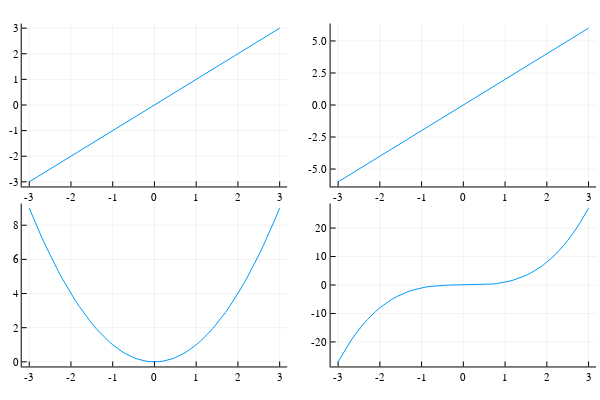

The notebook cell this image was saved under:
### Code cell
p1 = plot(x,x)
p2 = plot(x,x.*2)
p3 = plot(x,x.^2)
p4= plot(x,x.^3)
plot(p1,p2,p3,p4,layout=(2,2),legend=false)

### Figure 1 — Plotly figure (JSON) as saved in the notebook; plotly's stock layout.template omitted (floating-point values rounded to 4 significant figures)
{"data": [{"colorbar": {"title": ""}, "legendgroup": "y1", "line": {"color": "rgba(0, 154, 250, 1.000)", "dash": "solid", "shape": "linear", "width": 1}, "mode": "lines", "name": "y1", "showlegend": true, "type": "scatter", "x": [-3, -2.9, -2.8, -2.7, -2.6, -2.5, -2.4, -2.3, -2.2, -2.1, -2, -1.9, -1.8, -1.7, -1.6, -1.5, -1.4, -1.3, -1.2, -1.1, -1, -0.9, -0.8, -0.7, -0.6, -0.5, -0.4, -0.3, -0.2, -0.1, 0, 0.1, 0.2, 0.3, 0.4, 0.5, 0.6, 0.7, 0.8, 0.9, 1, 1.1, 1.2, 1.3, 1.4, 1.5, 1.6, 1.7, 1.8, 1.9, 2, 2.1, 2.2, 2.3, 2.4, 2.5, 2.6, 2.7, 2.8, 2.9, 3], "xaxis": "x1", "y": [-3, -2.9, -2.8, -2.7, -2.6, -2.5, -2.4, -2.3, -2.2, -2.1, -2, -1.9, -1.8, -1.7, -1.6, -1.5, -1.4, -1.3, -1.2, -1.1, -1, -0.9, -0.8, -0.7, -0.6, -0.5, -0.4, -0.3, -0.2, -0.1, 0, 0.1, 0.2, 0.3, 0.4, 0.5, 0.6, 0.7, 0.8, 0.9, 1, 1.1, 1.2, 1.3, 1.4, 1.5, 1.6, 1.7, 1.8, 1.9, 2, 2.1, 2.2, 2.3, 2.4, 2.5, 2.6, 2.7, 2.8, 2.9, 3], "yaxis": "y1", "zmax": null, "zmin": null}, {"colorbar": {"title": ""}, "legendgroup": "y1", "line": {"color": "rgba(0, 154, 250, 1.000)", "dash": "solid", "shape": "linear", "width": 1}, "mode": "lines", "name": "y1", "showlegend": true, "type": "scatter", "x": [-3, -2.9, -2.8, -2.7, -2.6, -2.5, -2.4, -2.3, -2.2, -2.1, -2, -1.9, -1.8, -1.7, -1.6, -1.5, -1.4, -1.3, -1.2, -1.1, -1, -0.9, -0.8, -0.7, -0.6, -0.5, -0.4, -0.3, -0.2, -0.1, 0, 0.1, 0.2, 0.3, 0.4, 0.5, 0.6, 0.7, 0.8, 0.9, 1, 1.1, 1.2, 1.3, 1.4, 1.5, 1.6, 1.7, 1.8, 1.9, 2, 2.1, 2.2, 2.3, 2.4, 2.5, 2.6, 2.7, 2.8, 2.9, 3], "xaxis": "x2", "y": [-6, -5.8, -5.6, -5.4, -5.2, -5, -4.8, -4.6, -4.4, -4.2, -4, -3.8, -3.6, -3.4, -3.2, -3, -2.8, -2.6, -2.4, -2.2, -2, -1.8, -1.6, -1.4, -1.2, -1, -0.8, -0.6, -0.4, -0.2, 0, 0.2, 0.4, 0.6, 0.8, 1, 1.2, 1.4, 1.6, 1.8, 2, 2.2, 2.4, 2.6, 2.8, 3, 3.2, 3.4, 3.6, 3.8, 4, 4.2, 4.4, 4.6, 4.8, 5, 5.2, 5.4, 5.6, 5.8, 6], "yaxis": "y2", "zmax": null, "zmin": null}, {"colorbar": {"title": ""}, "legendgroup": "y1", "line": {"color": "rgba(0, 154, 250, 1.000)", "dash": "solid", "shape": "linear", "width": 1}, "mode": "lines", "name": "y1", "showlegend": true, "type": "scatter", "x": [-3, -2.9, -2.8, -2.7, -2.6, -2.5, -2.4, -2.3, -2.2, -2.1, -2, -1.9, -1.8, -1.7, -1.6, -1.5, -1.4, -1.3, -1.2, -1.1, -1, -0.9, -0.8, -0.7, -0.6, -0.5, -0.4, -0.3, -0.2, -0.1, 0, 0.1, 0.2, 0.3, 0.4, 0.5, 0.6, 0.7, 0.8, 0.9, 1, 1.1, 1.2, 1.3, 1.4, 1.5, 1.6, 1.7, 1.8, 1.9, 2, 2.1, 2.2, 2.3, 2.4, 2.5, 2.6, 2.7, 2.8, 2.9, 3], "xaxis": "x3", "y": [9, 8.41, 7.84, 7.29, 6.76, 6.25, 5.76, 5.29, 4.84, 4.41, 4, 3.61, 3.24, 2.89, 2.56, 2.25, 1.96, 1.69, 1.44, 1.21, 1, 0.81, 0.64, 0.49, 0.36, 0.25, 0.16, 0.09, 0.04, 0.01, 0, 0.01, 0.04, 0.09, 0.16, 0.25, 0.36, 0.49, 0.64, 0.81, 1, 1.21, 1.44, 1.69, 1.96, 2.25, 2.56, 2.89, 3.24, 3.61, 4, 4.41, 4.84, 5.29, 5.76, 6.25, 6.76, 7.29, 7.84, 8.41, 9], "yaxis": "y3", "zmax": null, "zmin": null}, {"colorbar": {"title": ""}, "legendgroup": "y1", "line": {"color": "rgba(0, 154, 250, 1.000)", "dash": "solid", "shape": "linear", "width": 1}, "mode": "lines", "name": "y1", "showlegend": true, "type": "scatter", "x": [-3, -2.9, -2.8, -2.7, -2.6, -2.5, -2.4, -2.3, -2.2, -2.1, -2, -1.9, -1.8, -1.7, -1.6, -1.5, -1.4, -1.3, -1.2, -1.1, -1, -0.9, -0.8, -0.7, -0.6, -0.5, -0.4, -0.3, -0.2, -0.1, 0, 0.1, 0.2, 0.3, 0.4, 0.5, 0.6, 0.7, 0.8, 0.9, 1, 1.1, 1.2, 1.3, 1.4, 1.5, 1.6, 1.7, 1.8, 1.9, 2, 2.1, 2.2, 2.3, 2.4, 2.5, 2.6, 2.7, 2.8, 2.9, 3], "xaxis": "x4", "y": [-27, -24.39, -21.95, -19.68, -17.58, -15.62, -13.82, -12.17, -10.65, -9.261, -8, -6.859, -5.832, -4.913, -4.096, -3.375, -2.744, -2.197, -1.728, -1.331, -1, -0.729, -0.512, -0.343, -0.216, -0.125, -0.064, -0.027, -0.008, -0.001, 0, 0.001, 0.008, 0.027, 0.064, 0.125, 0.216, 0.343, 0.512, 0.729, 1, 1.331, 1.728, 2.197, 2.744, 3.375, 4.096, 4.913, 5.832, 6.859, 8, 9.261, 10.65, 12.17, 13.82, 15.62, 17.58, 19.68, 21.95, 24.39, 27], "yaxis": "y4", "zmax": null, "zmin": null}], "layout": {"annotations": [], "height": 400, "margin": {"b": 20, "l": 0, "r": 0, "t": 20}, "paper_bgcolor": "rgba(255, 255, 255, 1.000)", "plot_bgcolor": "rgba(255, 255, 255, 1.000)", "showlegend": false, "width": 600, "xaxis1": {"anchor": "y1", "domain": [0.03619, 0.4786], "gridcolor": "rgba(0, 0, 0, 0.100)", "gridwidth": 0.5, "linecolor": "rgba(0, 0, 0, 1.000)", "mirror": false, "range": [-3.18, 3.18], "showgrid": true, "showline": true, "showticklabels": true, "tickangle": 0, "tickcolor": "rgb(0, 0, 0)", "tickfont": {"color": "rgba(0, 0, 0, 1.000)", "family": "sans-serif", "size": 11}, "tickmode": "array", "ticks": "inside", "ticktext": ["-3", "-2", "-1", "0", "1", "2", "3"], "tickvals": [-3, -2, -1, 0, 1, 2, 3], "title": "", "titlefont": {"color": "rgba(0, 0, 0, 1.000)", "family": "sans-serif", "size": 15}, "type": "-", "visible": true, "zeroline": false, "zerolinecolor": "rgba(0, 0, 0, 1.000)"}, "xaxis2": {"anchor": "y2", "domain": [0.551, 0.9934], "gridcolor": "rgba(0, 0, 0, 0.100)", "gridwidth": 0.5, "linecolor": "rgba(0, 0, 0, 1.000)", "mirror": false, "range": [-3.18, 3.18], "showgrid": true, "showline": true, "showticklabels": true, "tickangle": 0, "tickcolor": "rgb(0, 0, 0)", "tickfont": {"color": "rgba(0, 0, 0, 1.000)", "family": "sans-serif", "size": 11}, "tickmode": "array", "ticks": "inside", "ticktext": ["-3", "-2", "-1", "0", "1", "2", "3"], "tickvals": [-3, -2, -1, 0, 1, 2, 3], "title": "", "titlefont": {"color": "rgba(0, 0, 0, 1.000)", "family": "sans-serif", "size": 15}, "type": "-", "visible": true, "zeroline": false, "zerolinecolor": "rgba(0, 0, 0, 1.000)"}, "xaxis3": {"anchor": "y3", "domain": [0.03619, 0.4786], "gridcolor": "rgba(0, 0, 0, 0.100)", "gridwidth": 0.5, "linecolor": "rgba(0, 0, 0, 1.000)", "mirror": false, "range": [-3.18, 3.18], "showgrid": true, "showline": true, "showticklabels": true, "tickangle": 0, "tickcolor": "rgb(0, 0, 0)", "tickfont": {"color": "rgba(0, 0, 0, 1.000)", "family": "sans-serif", "size": 11}, "tickmode": "array", "ticks": "inside", "ticktext": ["-3", "-2", "-1", "0", "1", "2", "3"], "tickvals": [-3, -2, -1, 0, 1, 2, 3], "title": "", "titlefont": {"color": "rgba(0, 0, 0, 1.000)", "family": "sans-serif", "size": 15}, "type": "-", "visible": true, "zeroline": false, "zerolinecolor": "rgba(0, 0, 0, 1.000)"}, "xaxis4": {"anchor": "y4", "domain": [0.551, 0.9934], "gridcolor": "rgba(0, 0, 0, 0.100)", "gridwidth": 0.5, "linecolor": "rgba(0, 0, 0, 1.000)", "mirror": false, "range": [-3.18, 3.18], "showgrid": true, "showline": true, "showticklabels": true, "tickangle": 0, "tickcolor": "rgb(0, 0, 0)", "tickfont": {"color": "rgba(0, 0, 0, 1.000)", "family": "sans-serif", "size": 11}, "tickmode": "array", "ticks": "inside", "ticktext": ["-3", "-2", "-1", "0", "1", "2", "3"], "tickvals": [-3, -2, -1, 0, 1, 2, 3], "title": "", "titlefont": {"color": "rgba(0, 0, 0, 1.000)", "family": "sans-serif", "size": 15}, "type": "-", "visible": true, "zeroline": false, "zerolinecolor": "rgba(0, 0, 0, 1.000)"}, "yaxis1": {"anchor": "x1", "domain": [0.5376, 0.9902], "gridcolor": "rgba(0, 0, 0, 0.100)", "gridwidth": 0.5, "linecolor": "rgba(0, 0, 0, 1.000)", "mirror": false, "range": [-3.18, 3.18], "showgrid": true, "showline": true, "showticklabels": true, "tickangle": 0, "tickcolor": "rgb(0, 0, 0)", "tickfont": {"color": "rgba(0, 0, 0, 1.000)", "family": "sans-serif", "size": 11}, "tickmode": "array", "ticks": "inside", "ticktext": ["-3", "-2", "-1", "0", "1", "2", "3"], "tickvals": [-3, -2, -1, 0, 1, 2, 3], "title": "", "titlefont": {"color": "rgba(0, 0, 0, 1.000)", "family": "sans-serif", "size": 15}, "type": "-", "visible": true, "zeroline": false, "zerolinecolor": "rgba(0, 0, 0, 1.000)"}, "yaxis2": {"anchor": "x2", "domain": [0.5376, 0.9902], "gridcolor": "rgba(0, 0, 0, 0.100)", "gridwidth": 0.5, "linecolor": "rgba(0, 0, 0, 1.000)", "mirror": false, "range": [-6.36, 6.36], "showgrid": true, "showline": true, "showticklabels": true, "tickangle": 0, "tickcolor": "rgb(0, 0, 0)", "tickfont": {"color": "rgba(0, 0, 0, 1.000)", "family": "sans-serif", "size": 11}, "tickmode": "array", "ticks": "inside", "ticktext": ["-5.0", "-2.5", "0.0", "2.5", "5.0"], "tickvals": [-5, -2.5, 0, 2.5, 5], "title": "", "titlefont": {"color": "rgba(0, 0, 0, 1.000)", "family": "sans-serif", "size": 15}, "type": "-", "visible": true, "zeroline": false, "zerolinecolor": "rgba(0, 0, 0, 1.000)"}, "yaxis3": {"anchor": "x3", "domain": [0.03762, 0.4902], "gridcolor": "rgba(0, 0, 0, 0.100)", "gridwidth": 0.5, "linecolor": "rgba(0, 0, 0, 1.000)", "mirror": false, "range": [-0.27, 9.27], "showgrid": true, "showline": true, "showticklabels": true, "tickangle": 0, "tickcolor": "rgb(0, 0, 0)", "tickfont": {"color": "rgba(0, 0, 0, 1.000)", "family": "sans-serif", "size": 11}, "tickmode": "array", "ticks": "inside", "ticktext": ["0", "2", "4", "6", "8"], "tickvals": [0, 2, 4, 6, 8], "title": "", "titlefont": {"color": "rgba(0, 0, 0, 1.000)", "family": "sans-serif", "size": 15}, "type": "-", "visible": true, "zeroline": false, "zerolinecolor": "rgba(0, 0, 0, 1.000)"}, "yaxis4": {"anchor": "x4", "domain": [0.03762, 0.4902], "gridcolor": "rgba(0, 0, 0, 0.100)", "gridwidth": 0.5, "linecolor": "rgba(0, 0, 0, 1.000)", "mirror": false, "range": [-28.62, 28.62], "showgrid": true, "showline": true, "showticklabels": true, "tickangle": 0, "tickcolor": "rgb(0, 0, 0)", "tickfont": {"color": "rgba(0, 0, 0, 1.000)", "family": "sans-serif", "size": 11}, "tickmode": "array", "ticks": "inside", "ticktext": ["-20", "-10", "0", "10", "20"], "tickvals": [-20, -10, 0, 10, 20], "title": "", "titlefont": {"color": "rgba(0, 0, 0, 1.000)", "family": "sans-serif", "size": 15}, "type": "-", "visible": true, "zeroline": false, "zerolinecolor": "rgba(0, 0, 0, 1.000)"}}}
